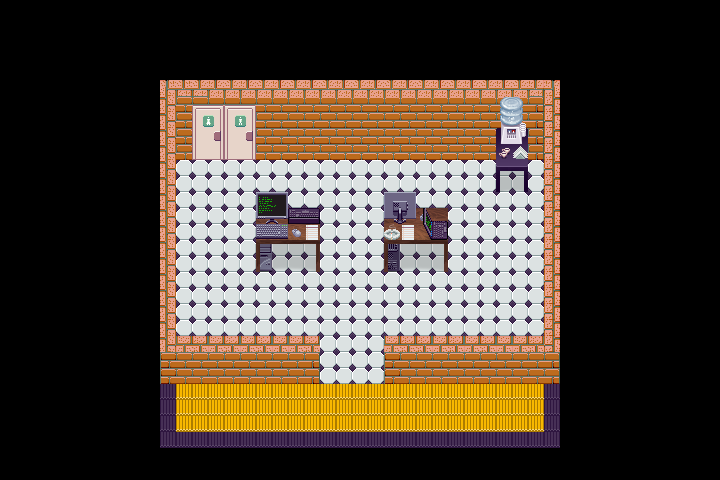

A 2D game scene composited from a Tiled map and its tileset images. What follows is a short description and the map's XML, with each tile layer's data collapsed to a summary:
An orthogonal 45x30 tile map with 16x16 px tiles, 8 tile layers (floor, walls, doors, cabinets, ...), 2 tilesets.

<map version="1.0" orientation="orthogonal" renderorder="right-down" width="45" height="30" tilewidth="16" tileheight="16" nextobjectid="1">
 <tileset firstgid="1" name="items" tilewidth="16" tileheight="16">
  <image source="Assets Varios.png" width="640" height="256" />
 </tileset>
 <tileset firstgid="641" name="walls" tilewidth="16" tileheight="16">
  <image source="Paredes.png" width="352" height="256" />
 </tileset>
 <layer name="floor" width="45" height="30">
  <data>[1350 cells, 458 non-empty, 3 distinct tile ids]</data>
 </layer>
 <layer name="walls" width="45" height="30">
  <data>[1350 cells, 210 non-empty, 20 distinct tile ids]</data>
 </layer>
 <layer name="doors" width="45" height="30">
  <data>[1350 cells, 16 non-empty, 16 distinct tile ids]</data>
 </layer>
 <layer name="cabinets" width="45" height="30">
  <data>[1350 cells, 6 non-empty, 6 distinct tile ids]</data>
 </layer>
 <layer name="tables" width="45" height="30">
  <data>[1350 cells, 40 non-empty, 24 distinct tile ids]</data>
 </layer>
 <layer name="computers" width="45" height="30">
  <data>[1350 cells, 12 non-empty, 12 distinct tile ids]</data>
 </layer>
 <layer name="laptops" width="45" height="30">
  <data>[1350 cells, 6 non-empty, 6 distinct tile ids]</data>
 </layer>
 <layer name="props" width="45" height="30">
  <data>[1350 cells, 11 non-empty, 10 distinct tile ids]</data>
 </layer>
</map>